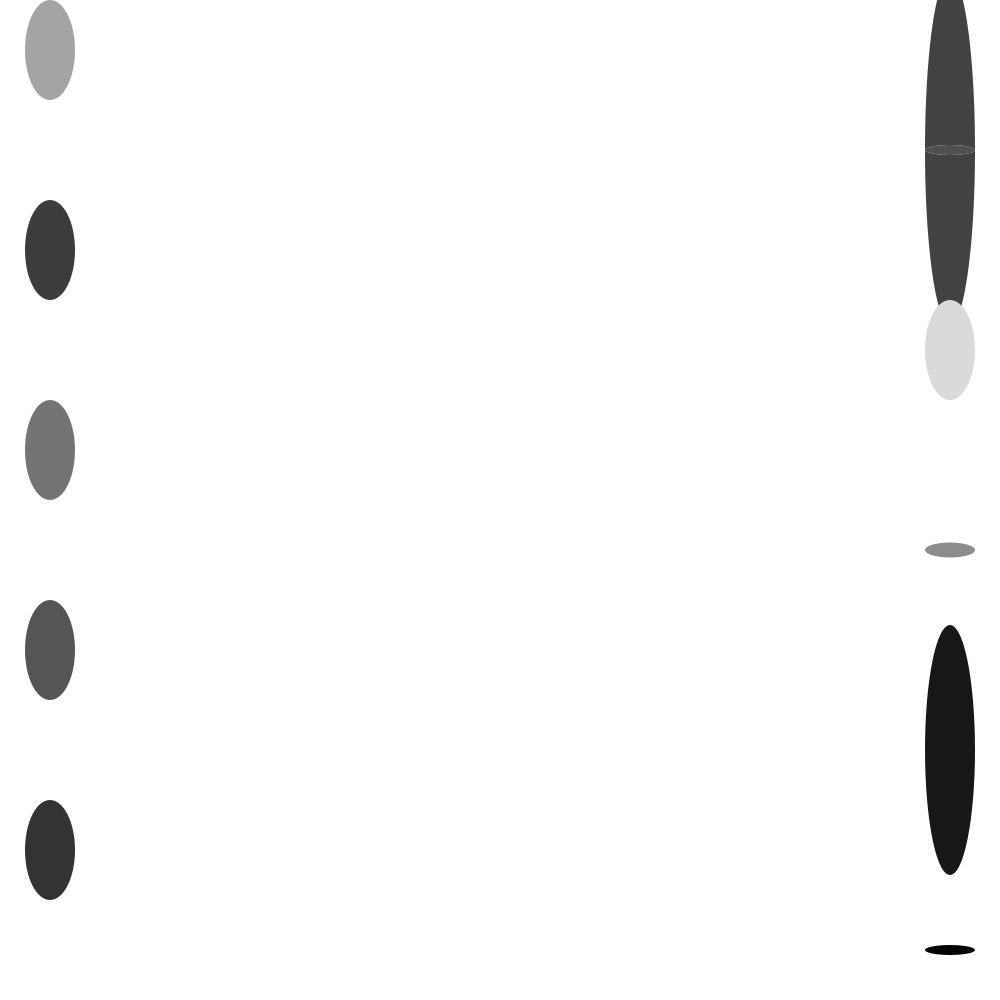
Frame 1 (no input)
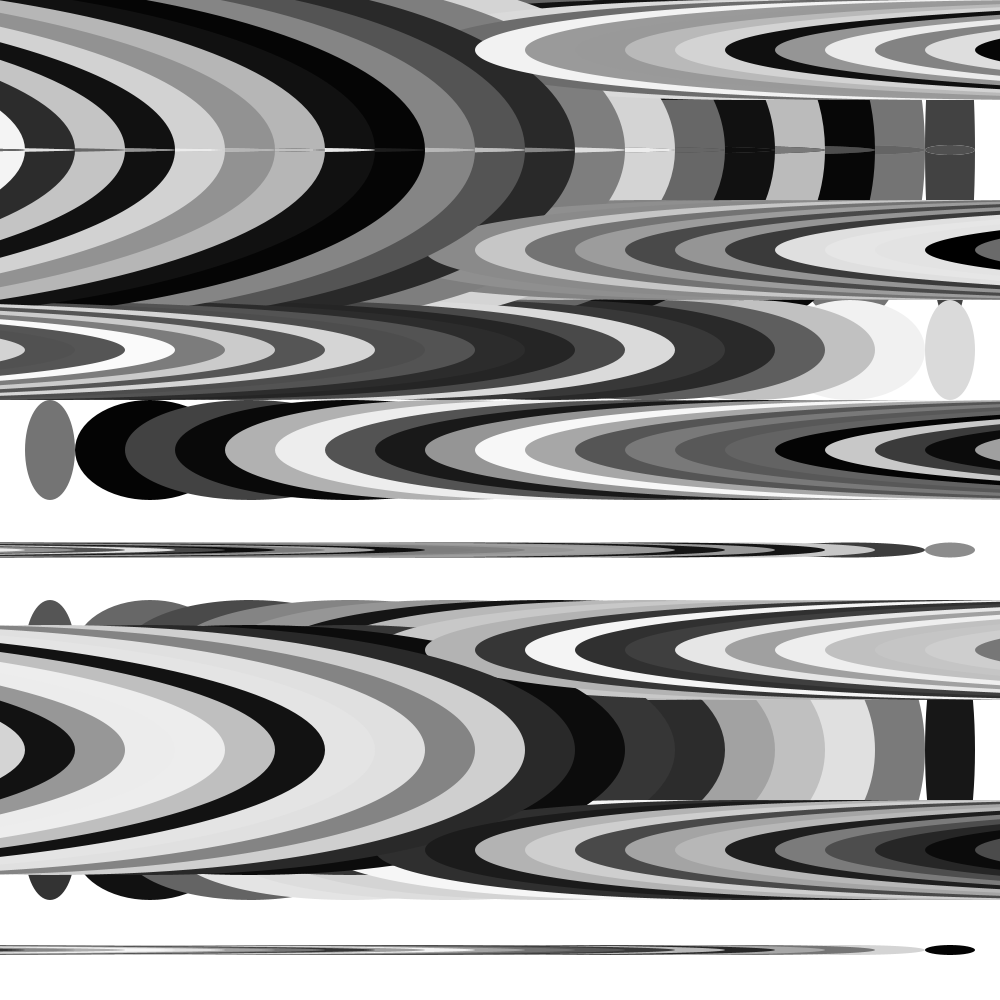
Frame 60 (the mouse pressed at the canvas centre just before this capture)
Frame 120 (the mouse held since frame 60 and released just before this capture): identical to frame 60, image omitted

The Processing sketch that drew these frames (run headless with seeded random() and noise(); from frame 60 on, the mouse is pressed at the canvas centre):

// Processing sketch: processing_136282
// ── processing_136282.pde

/* OpenProcessing Tweak of *@*http://www.openprocessing.org/sketch/132618*@* */
/* !do not delete the line above, required for linking your tweak if you upload again */
int x=50;
void setup () {
  size(1000,1000);
  background(255);
  noStroke();
  smooth();
  colorMode(HSB);
}
void draw () {
fill(random(0,255));
  ellipse(x, 50, x, 100);
  fill(random(0,255));
  ellipse(width-x, 150, x, 350);
    fill(random(0,255));
  ellipse(width-x, 150, x, 10);
 fill(random(0,255));
  ellipse(x, 250, x, 100);
  fill(random(0,255));
  ellipse(width-x, 350, x, 100);
      fill(random(0,255));
  ellipse(width-x, 150, x, 10);
  fill(random(0,255));
  ellipse(x, 450, x, 100);
  fill(random(0,255));
  ellipse(width-x, 550, x,15);
  fill(random(0,255));
  ellipse(x, 650, x, 100);
  fill(random(0,255));
  ellipse(width-x, 750, x, 250);
 fill(random(0,255));
  ellipse(x, 850, x, 100);
  fill(random(0,255));
  ellipse(width-x, 950, x, 10);
  x+=100;
}
